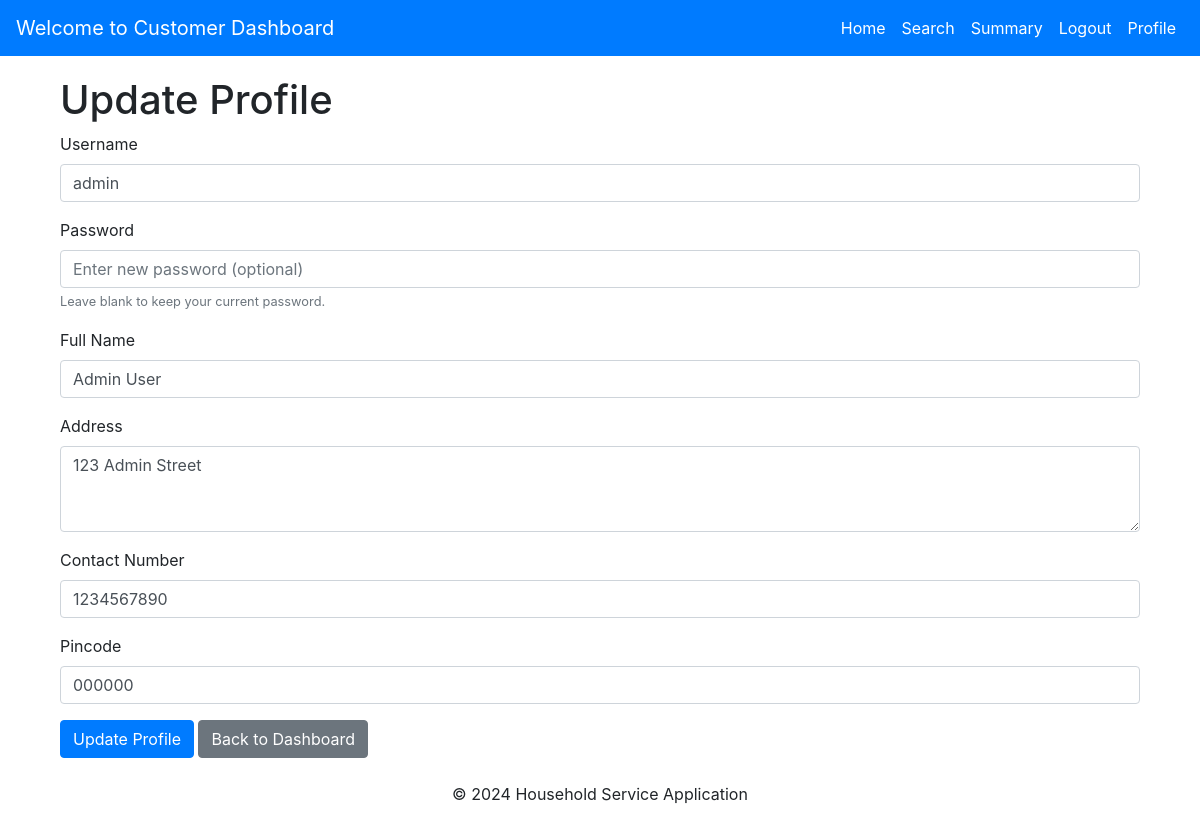
/customer/profile (signed in), run on the app's committed database.
### models.py (models this page shows, shortened)
class User(UserMixin, db.Model):
    __tablename__ = 'users'
    user_id = db.Column(db.Integer, primary_key=True, autoincrement=True, nullable=False)
    username = db.Column(db.String(255), unique=True, nullable=False)
    password = db.Column(db.String(200), nullable=False)
    user_name = db.Column(db.String(250), nullable=False)
    address = db.Column(db.Text, nullable=False)
    contact = db.Column(db.String(15), nullable=False)
    date_created = db.Column(db.DateTime, default=func.now(), nullable=False)
    pincode = db.Column(db.String(10), nullable=False)
    status = db.Column(db.String(20), default='Active')  # Possible values: 'Active', 'Blocked'
    role = db.Column(db.String(50), nullable=False)

### customer_routes.py (the view, shortened to what this page needs)
@customer_bp.route('/profile', methods=['GET', 'POST'])
def profile():
    user_id = session.get('user_id')  # Fetch logged-in user's ID from the session
    if not user_id:
        flash("You must be logged in to update your profile.", "danger")
        return redirect(url_for('main.login'))  # Redirect to login if not logged in
    user = User.query.get_or_404(user_id)  # Fetch the user's details
    return render_template('user_panel/profile.html', user=user)

### templates/user_panel/profile.html
{% extends "user_panel/base.html" %}
{% block content %}
<div class="container">
    <h1>Update Profile</h1>
    <form method="POST">
        <div class="mb-3">
            <label for="username" class="form-label">Username</label>
            <input type="text" class="form-control" id="username" name="username" value="{{ user.username }}" required>
        </div>
        <div class="mb-3">
            <label for="password" class="form-label">Password</label>
            <input type="password" class="form-control" id="password" name="password" placeholder="Enter new password (optional)">
            <small class="text-muted">Leave blank to keep your current password.</small>
        </div>
        <div class="mb-3">
            <label for="user_name" class="form-label">Full Name</label>
            <input type="text" class="form-control" id="user_name" name="user_name" value="{{ user.user_name }}" required>
        </div>
        <div class="mb-3">
            <label for="address" class="form-label">Address</label>
            <textarea class="form-control" id="address" name="address" rows="3" required>{{ user.address }}</textarea>
        </div>
        <div class="mb-3">
            <label for="contact" class="form-label">Contact Number</label>
            <input type="tel" class="form-control" id="contact" name="contact" value="{{ user.contact }}" pattern="[0-9]{10}" required>
        </div>
        <div class="mb-3">
            <label for="pincode" class="form-label">Pincode</label>
            <input type="text" class="form-control" id="pincode" name="pincode" value="{{ user.pincode }}" required>
        </div>
        <button type="submit" class="btn btn-primary">Update Profile</button>
        <a href="{{ url_for('main.customer_dashboard') }}" class="btn btn-secondary">Back to Dashboard</a>
    </form>
</div>
{% endblock %}

### templates/user_panel/base.html (style rules this page uses)
.container { margin-top: 20px; }

### data on the page
User: username "admin", user_name "Admin User", address "123 Admin Street", contact "1234567890", pincode "000000"
